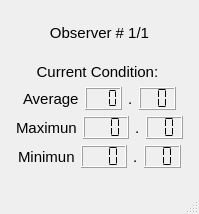
<?xml version="1.0" encoding="UTF-8"?>
<ui version="4.0">
 <class>StatisticsDisplay</class>
 <widget class="QMainWindow" name="StatisticsDisplay">
  <property name="geometry">
   <rect>
    <x>0</x>
    <y>0</y>
    <width>199</width>
    <height>214</height>
   </rect>
  </property>
  <property name="windowTitle">
   <string>MainWindow</string>
  </property>
  <widget class="QWidget" name="centralwidget">
   <layout class="QGridLayout" name="gridLayout">
    <item row="0" column="0">
     <layout class="QVBoxLayout" name="verticalLayout">
      <item>
       <spacer name="verticalSpacer">
        <property name="orientation">
         <enum>Qt::Vertical</enum>
        </property>
        <property name="sizeHint" stdset="0">
         <size>
          <width>20</width>
          <height>40</height>
         </size>
        </property>
       </spacer>
      </item>
      <item>
       <widget class="QLabel" name="label_4">
        <property name="font">
         <font>
          <pointsize>11</pointsize>
          <weight>50</weight>
          <bold>false</bold>
         </font>
        </property>
        <property name="text">
         <string>Observer # 1/1</string>
        </property>
        <property name="alignment">
         <set>Qt::AlignCenter</set>
        </property>
       </widget>
      </item>
      <item>
       <spacer name="verticalSpacer_2">
        <property name="orientation">
         <enum>Qt::Vertical</enum>
        </property>
        <property name="sizeHint" stdset="0">
         <size>
          <width>20</width>
          <height>40</height>
         </size>
        </property>
       </spacer>
      </item>
      <item>
       <widget class="QLabel" name="label">
        <property name="font">
         <font>
          <pointsize>11</pointsize>
          <weight>50</weight>
          <bold>false</bold>
         </font>
        </property>
        <property name="text">
         <string>Current Condition: </string>
        </property>
        <property name="alignment">
         <set>Qt::AlignCenter</set>
        </property>
       </widget>
      </item>
      <item>
       <layout class="QHBoxLayout" name="horizontalLayout">
        <item>
         <spacer name="horizontalSpacer">
          <property name="orientation">
           <enum>Qt::Horizontal</enum>
          </property>
          <property name="sizeHint" stdset="0">
           <size>
            <width>40</width>
            <height>20</height>
           </size>
          </property>
         </spacer>
        </item>
        <item>
         <widget class="QLabel" name="label_2">
          <property name="font">
           <font>
            <pointsize>11</pointsize>
            <weight>50</weight>
            <bold>false</bold>
           </font>
          </property>
          <property name="text">
           <string>Average</string>
          </property>
         </widget>
        </item>
        <item>
         <widget class="QLCDNumber" name="lcdAverageDisplay">
          <property name="smallDecimalPoint">
           <bool>true</bool>
          </property>
          <property name="digitCount">
           <number>3</number>
          </property>
          <property name="segmentStyle">
           <enum>QLCDNumber::Flat</enum>
          </property>
          <property name="value" stdset="0">
           <double>0.000000000000000</double>
          </property>
         </widget>
        </item>
        <item>
         <widget class="QLabel" name="label_5">
          <property name="font">
           <font>
            <pointsize>11</pointsize>
            <weight>50</weight>
            <bold>false</bold>
           </font>
          </property>
          <property name="text">
           <string>.</string>
          </property>
         </widget>
        </item>
        <item>
         <widget class="QLCDNumber" name="lcdAverageDecimalDisplay">
          <property name="digitCount">
           <number>2</number>
          </property>
          <property name="segmentStyle">
           <enum>QLCDNumber::Flat</enum>
          </property>
         </widget>
        </item>
        <item>
         <spacer name="horizontalSpacer_2">
          <property name="orientation">
           <enum>Qt::Horizontal</enum>
          </property>
          <property name="sizeHint" stdset="0">
           <size>
            <width>40</width>
            <height>20</height>
           </size>
          </property>
         </spacer>
        </item>
       </layout>
      </item>
      <item>
       <layout class="QHBoxLayout" name="horizontalLayout_2">
        <item>
         <spacer name="horizontalSpacer_3">
          <property name="orientation">
           <enum>Qt::Horizontal</enum>
          </property>
          <property name="sizeHint" stdset="0">
           <size>
            <width>40</width>
            <height>20</height>
           </size>
          </property>
         </spacer>
        </item>
        <item>
         <widget class="QLabel" name="label_3">
          <property name="font">
           <font>
            <pointsize>11</pointsize>
            <weight>50</weight>
            <bold>false</bold>
           </font>
          </property>
          <property name="text">
           <string>Maximun</string>
          </property>
         </widget>
        </item>
        <item>
         <widget class="QLCDNumber" name="lcdMaxDisplay">
          <property name="digitCount">
           <number>3</number>
          </property>
          <property name="segmentStyle">
           <enum>QLCDNumber::Flat</enum>
          </property>
         </widget>
        </item>
        <item>
         <widget class="QLabel" name="label_6">
          <property name="font">
           <font>
            <pointsize>11</pointsize>
            <weight>50</weight>
            <bold>false</bold>
           </font>
          </property>
          <property name="text">
           <string>.</string>
          </property>
         </widget>
        </item>
        <item>
         <widget class="QLCDNumber" name="lcdMaxDecimalDisplay">
          <property name="digitCount">
           <number>2</number>
          </property>
          <property name="segmentStyle">
           <enum>QLCDNumber::Flat</enum>
          </property>
         </widget>
        </item>
        <item>
         <spacer name="horizontalSpacer_4">
          <property name="orientation">
           <enum>Qt::Horizontal</enum>
          </property>
          <property name="sizeHint" stdset="0">
           <size>
            <width>40</width>
            <height>20</height>
           </size>
          </property>
         </spacer>
        </item>
       </layout>
      </item>
      <item>
       <layout class="QHBoxLayout" name="horizontalLayout_3">
        <item>
         <spacer name="horizontalSpacer_5">
          <property name="orientation">
           <enum>Qt::Horizontal</enum>
          </property>
          <property name="sizeHint" stdset="0">
           <size>
            <width>40</width>
            <height>20</height>
           </size>
          </property>
         </spacer>
        </item>
        <item>
         <widget class="QLabel" name="label_7">
          <property name="font">
           <font>
            <pointsize>11</pointsize>
            <weight>50</weight>
            <bold>false</bold>
           </font>
          </property>
          <property name="text">
           <string>Minimun</string>
          </property>
         </widget>
        </item>
        <item>
         <widget class="QLCDNumber" name="lcdMinDisplay">
          <property name="digitCount">
           <number>3</number>
          </property>
          <property name="segmentStyle">
           <enum>QLCDNumber::Flat</enum>
          </property>
         </widget>
        </item>
        <item>
         <widget class="QLabel" name="label_8">
          <property name="font">
           <font>
            <pointsize>11</pointsize>
            <weight>50</weight>
            <bold>false</bold>
           </font>
          </property>
          <property name="text">
           <string>.</string>
          </property>
         </widget>
        </item>
        <item>
         <widget class="QLCDNumber" name="lcdMinDecimalDisplay">
          <property name="digitCount">
           <number>2</number>
          </property>
          <property name="segmentStyle">
           <enum>QLCDNumber::Flat</enum>
          </property>
         </widget>
        </item>
        <item>
         <spacer name="horizontalSpacer_6">
          <property name="orientation">
           <enum>Qt::Horizontal</enum>
          </property>
          <property name="sizeHint" stdset="0">
           <size>
            <width>40</width>
            <height>20</height>
           </size>
          </property>
         </spacer>
        </item>
       </layout>
      </item>
      <item>
       <spacer name="verticalSpacer_3">
        <property name="orientation">
         <enum>Qt::Vertical</enum>
        </property>
        <property name="sizeHint" stdset="0">
         <size>
          <width>20</width>
          <height>40</height>
         </size>
        </property>
       </spacer>
      </item>
     </layout>
    </item>
   </layout>
  </widget>
  <widget class="QMenuBar" name="menubar">
   <property name="geometry">
    <rect>
     <x>0</x>
     <y>0</y>
     <width>199</width>
     <height>21</height>
    </rect>
   </property>
  </widget>
  <widget class="QStatusBar" name="statusbar"/>
 </widget>
 <resources/>
 <connections/>
</ui>
